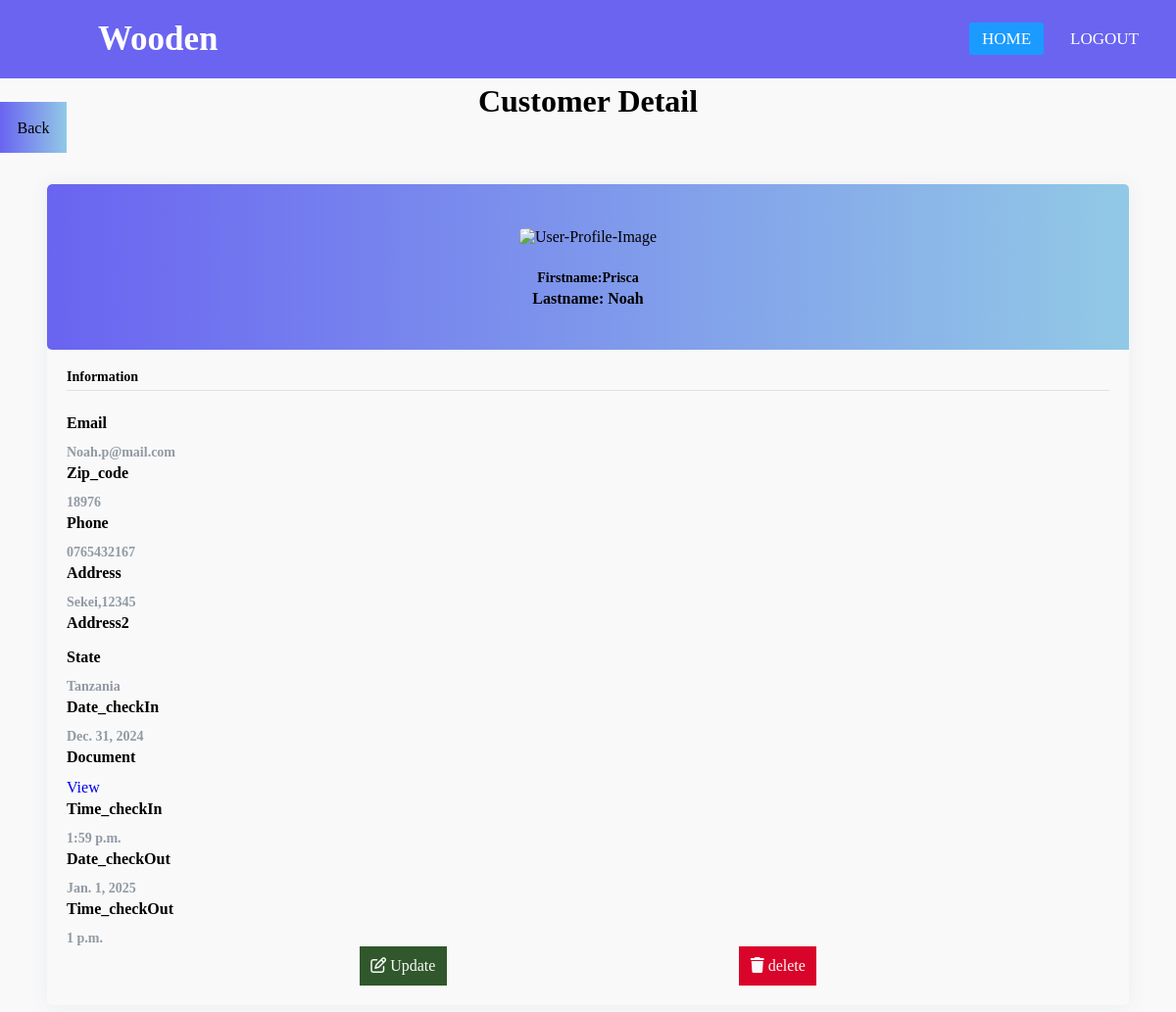
Before: /reservations/19/ (signed in) with the older database file.
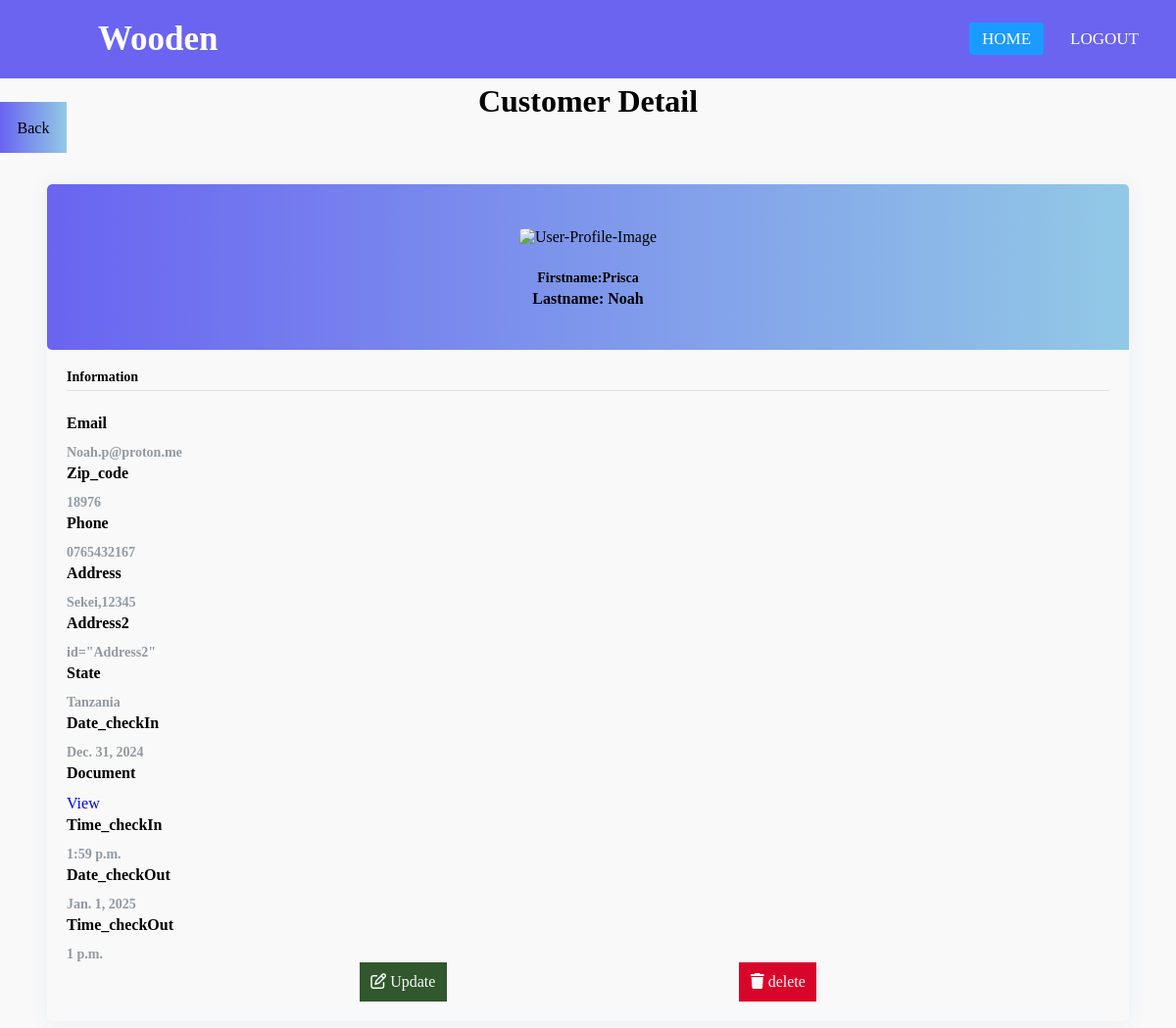
After: the same page with the newer database file.
### reservationapp/models.py (models this page shows, shortened)
class Reservation(models.Model):
    Firstname=models.CharField(max_length=80,blank=False,null=False)
    Lastname=models.CharField(max_length=80,blank=False,null=False)
    Email=models.EmailField(blank=False,null=False)
    Phone=models.CharField(max_length=80,blank=False,null=False)
    Address=models.CharField(max_length=80,blank=False,null=False)
    Address2=models.CharField(max_length=80,blank=True,null=True)
    Zip_code=models.CharField(max_length=6,blank=False,null=False)
    State=models.CharField(max_length=80,blank=False,null=False)
    Image=models.FileField(upload_to="media",blank=False,null=False)
    Date_checkIn=models.DateField(blank=False,null=False)
    Time_checkIn=models.TimeField(blank=False,null=False)
    Date_checkOut=models.DateField(blank=False,null=False)
    Time_checkOut=models.TimeField(blank=False,null=False)

### reservationapp/views.py (the view)
# urls.py: path('reservations/<int:pk>/', reservation_detail, name='reservation_detail'),
def reservation_detail(request, pk):
    reservation = get_object_or_404(Reservation, pk=pk)
    if request.user.is_authenticated:
        context = {
            'reservation': reservation,
        }
        return render(request, 'reservationDetail.html', context)
    else:
        return redirect("login")

### templates/reservationDetail.html (shortened to what the changed rows need)
<!DOCTYPE html>
{% load static %}
<html lang="en">
<head>
    <link rel="stylesheet" href="{% static 'detail.css' %}">
    <link rel="stylesheet" href="https://cdnjs.cloudflare.com/ajax/libs/font-awesome/6.5.1/css/all.min.css" />
</head>
<body>
    {% if user.is_authenticated %}
    {% include "navbar.html" %}
    <h1 class="text-center mt-3">Customer  Detail </h1>
    <a type="button"  href="{% url 'viewlist' %}" class="btn m-5  btn-primary">Back</a>
    <div class="page-content page-container" id="page-content">
      <div class="padding">
          <div class="row container d-flex justify-content-center">
  <div class="col-xl-6 col-md-12">
                                                  <div class="card user-card-full">
                                                      <div class="row m-l-0 m-r-0">
                                                          <div class="col-sm-4 bg-c-lite-green user-profile">
                                                              <div class="card-block text-center text-white">
                                                                  <div class="m-b-25">
                                                                      <img src="https://img.icons8.com/bubbles/100/000000/user.png" class="img-radius" alt="User-Profile-Image">
                                                                  </div>
                                                                  <h6 class="f-w-600"><b>Firstname:</b>{{ reservation.Firstname }}</h6>
                                                                  <p class="f-w-600"><b>Lastname:</b> {{ reservation.Lastname }}</p>
                                                              </div>
                                                          </div>
                                                          <div class="col-sm-8">
                                                              <div class="card-block">
                                                                  <h6 class="m-b-20 p-b-5 b-b-default f-w-600">Information</h6>
                                                                  <div class="row">
                                                                      <div class="col-sm-6">
                                                                          <p class="m-b-10 f-w-600">Email</p>
                                                                          <h6 class="text-muted f-w-400">{{ reservation.Email }}</h6>
                                                                      </div>
                                                                      <div class="col-sm-6">
                                                                        <p class="m-b-10 f-w-600">Zip_code</p>
                                                                        <h6 class="text-muted f-w-400"> {{ reservation.Zip_code }}</h6>
                                                                    </div>
                                                                      <div class="col-sm-6">
                                                                          <p class="m-b-10 f-w-600">Phone</p>
                                                                          <h6 class="text-muted f-w-400">{{ reservation.Phone }}</h6>
                                                                      </div>
                                                                      <div class="col-sm-6">
                                                                        <p class="m-b-10 f-w-600">Address</p>
                                                                        <h6 class="text-muted f-w-400">{{ reservation.Address }}</h6>
                                                                    </div>
                                                                    <div class="col-sm-6">
                                                                      <p class="m-b-10 f-w-600">Address2</p>
                                                                      <h6 class="text-muted f-w-400">{{ reservation.Address2 }}</h6>
                                                                  </div>
                                                                  <div class="col-sm-6">
                                                                    <p class="m-b-10 f-w-600">State</p>
                                                                    <h6 class="text-muted f-w-400">{{ reservation.State }}</h6>
                                                                </div>
                                                                <div class="col-sm-6">
                                                                  <p class="m-b-10 f-w-600">Date_checkIn</p>
                                                                  <h6 class="text-muted f-w-400">{{ reservation.Date_checkIn }}</h6>
                                                              </div>
                                                              <div class="col-sm-6">
                                                                <p class="m-b-10 f-w-600">Document</p>
                                                                <a href={{ reservation.Image.url }}>View</a>
                                                            </div>
                                                              <div class="col-sm-6">
                                                                <p class="m-b-10 f-w-600">Time_checkIn</p>
                                                                <h6 class="text-muted f-w-400">{{ reservation.Time_checkIn }}</h6>
                                                            </div>
                                                            <div class="col-sm-6">
                                                              <p class="m-b-10 f-w-600">Date_checkOut</p>
                                                              <h6 class="text-muted f-w-400">{{ reservation.Date_checkOut }}</h6>
                                                          </div>
                                                          <div class="col-sm-6">
                                                            <p class="m-b-10 f-w-600">Time_checkOut</p>
                                                            <h6 class="text-muted f-w-400">{{ reservation.Time_checkOut }}</h6>
                                                        </div>
                                                          <div class="btn-updelcontainer">
                                                            <a type="button"  href="{% url 'update_reservation' reservation.id %}" class="btn-Update"><i class="fa-regular fa-pen-to-square"></i> Update</a>
                                                            <a type="button"  href="{% url 'delete_reservation' reservation.id %}" class="btn m-5  btn-delete"><i class="fa-solid fa-trash"></i> delete</a></div>
                                                                  </div>
                                                              </div>
                                                          </div>
                                                      </div>
                                                  </div>
                                              </div>
                                               </div>
                                                  </div>
                                              </div>
    {% else %}
    <p>Please log in to access this page.</p>
    {% endif %}
</body>
</html>

Changed rows visible on the page:
changed Reservation "Noah": Email "Noah.p@mail.com" → "Noah.p@proton.me"; Address2 (not shown) → "id=\"Address2\""
